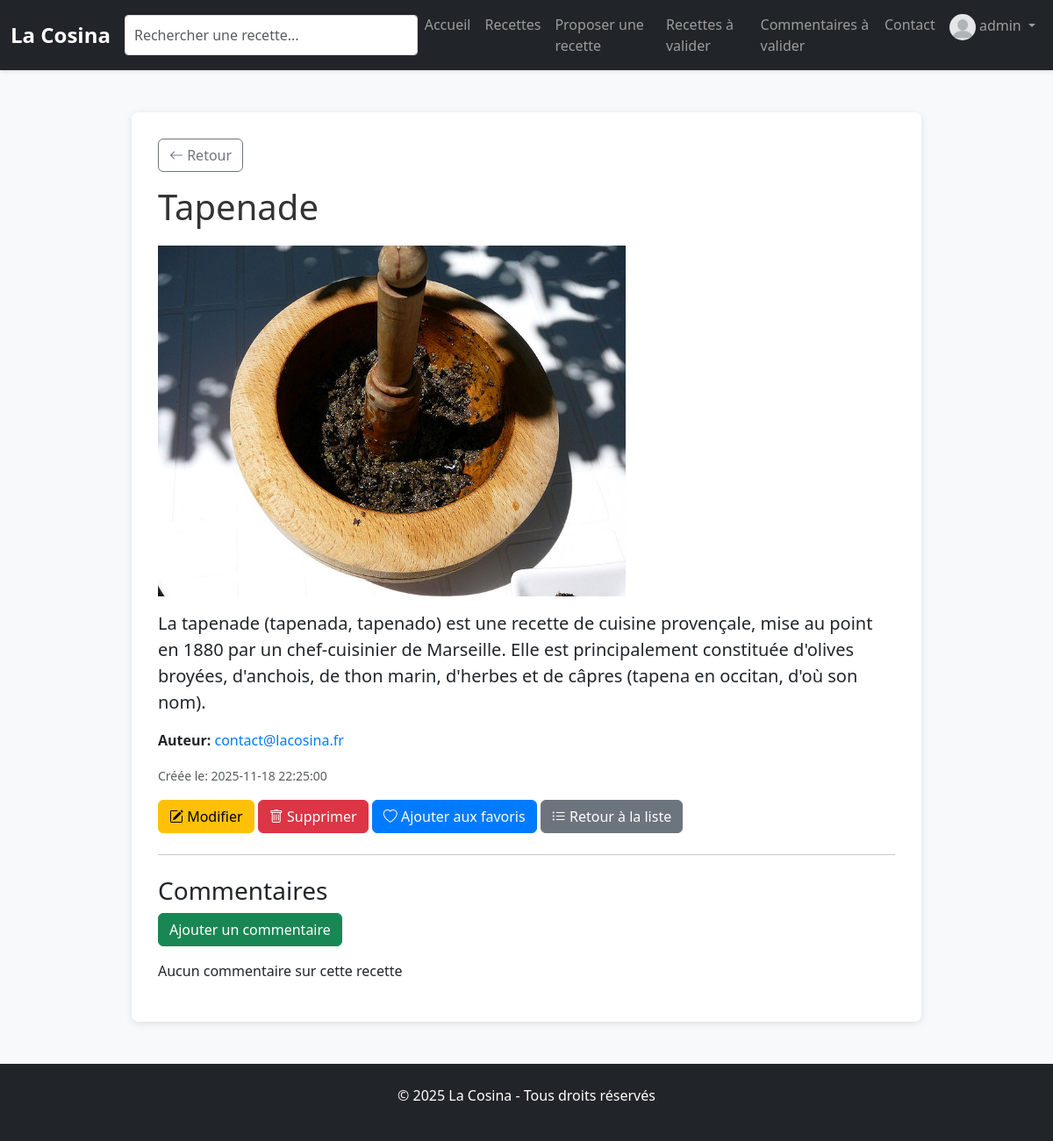
/index.php?c=Recette&a=detail&id=12 (signed in), run on the app's committed database.
### tables this page shows
CREATE TABLE `recettes` (
    `id` int NOT NULL AUTO_INCREMENT,
    `titre` varchar(100) NOT NULL,
    `description` text NOT NULL,
    `auteur` varchar(100) NOT NULL,
    `image` varchar(100) DEFAULT NULL,
    `date_creation` datetime NOT NULL,
    `type_plat` enum('Entrée', 'Plat', 'Dessert') DEFAULT 'Plat',
    `isApproved` tinyint(1) DEFAULT 1,
    PRIMARY KEY (`id`)
);

### models/Recette.php (called while the page is built, shortened)
<?php
class Recette
{
    private $pdo;
    public function __construct($pdo)
    {
        $this->pdo = $pdo;
    }
    public function getById($id)
    {
        $sql = "SELECT * FROM recettes WHERE id = ?";
        $stmt = $this->pdo->prepare($sql);
        $stmt->execute([$id]);
        return $stmt->fetch(PDO::FETCH_ASSOC);
    }
}
?>

### controllers/FavoriController.php (called while the page is built, shortened)
<?php
class FavoriController
{
    private $favoriModel;
    public function __construct()
    {
        global $pdo;
        $this->favoriModel = new Favori($pdo);
    }
    public function existe($recette_id, $user_id)
    {
        $favoris = $this->favoriModel->findBy(['user_id' => $user_id, 'recette_id' => $recette_id]);
        return count($favoris) > 0;
    }
}
?>

### models/Favori.php (called while the page is built, shortened)
<?php
class Favori
{
    private $pdo;
    public function __construct($pdo)
    {
        $this->pdo = $pdo;
    }
    public function findBy($conditions)
    {
        $where = [];
        $params = [];
        foreach ($conditions as $key => $value) {
            $where[] = "$key = ?";
            $params[] = $value;
        }
        $sql = "SELECT * FROM favoris WHERE " . implode(' AND ', $where);
        $stmt = $this->pdo->prepare($sql);
        $stmt->execute($params);
        return $stmt->fetchAll(PDO::FETCH_ASSOC);
    }
}
?>

### views/Recette/detail.php (the view, shortened to what this page needs)
<div class="mb-3">
    <a href="javascript:history.back()" class="btn btn-outline-secondary">
        <i class="bi bi-arrow-left"></i> Retour
    </a>
</div>
<h1><?php echo htmlspecialchars($recette['titre']); ?></h1>
<img src="<?php echo ($recette['image'] ? $recette['image'] : 'images/no_image.png'); ?>" alt="<?php echo htmlspecialchars($recette['titre']); ?>" class="img-fluid mb-3" style="max-height: 400px; object-fit: cover;">
<p class="lead"><?php echo htmlspecialchars($recette['description']); ?></p>
<p><strong>Auteur:</strong> <a href="mailto:<?php echo htmlspecialchars($recette['auteur']); ?>"><?php echo htmlspecialchars($recette['auteur']); ?></a></p>
<p><small class="text-muted">Créée le: <?php echo $recette['date_creation']; ?></small></p>
<div class="mb-3">
    <?php if (isset($_SESSION['user_isAdmin']) && $_SESSION['user_isAdmin']): ?>
    <a href="index.php?c=Recette&a=modifier&id=<?php echo $recette['id']; ?>" class="btn btn-warning">
        <i class="bi bi-pencil-square"></i> Modifier
    </a>
    <a href="index.php?c=Recette&a=supprimer&id=<?php echo $recette['id']; ?>" class="btn btn-danger" onclick="return confirm('Êtes-vous sûr de vouloir supprimer cette recette ?');">
        <i class="bi bi-trash"></i> Supprimer
    </a>
    <?php endif; ?>
    <?php if (isset($_SESSION['id'])): ?>
    <a href="index.php?c=Favori&a=ajouter&id=<?php echo $recette['id']; ?>" class="btn btn-primary">
        <i class="bi <?php echo $existe ? 'bi-heart-fill' : 'bi-heart'; ?>"></i>
        <?php echo $existe ? 'Retirer des favoris' : 'Ajouter aux favoris'; ?>
    </a>
    <?php endif; ?>
    <a href="index.php?c=Recette&a=lister" class="btn btn-secondary">
        <i class="bi bi-list-ul"></i> Retour à la liste
    </a>
</div>
<hr class="my-4">
<div id="commentaire-section">
    <h3>Commentaires</h3>
    <button id="bt-ajout-commentaire" class="btn btn-success mb-3" data-id="<?php echo $recette['id']; ?>">Ajouter un commentaire</button>
    <div id="div-commentaire">
        <?php if (empty($commentaires)): ?>
            <p>Aucun commentaire sur cette recette</p>
        <?php endif; ?>
    </div>
</div>

### css/style.css (style rules this page uses)
body { background-color: #f8f9fa; font-family: 'Segoe UI', Tahoma, Geneva, Verdana, sans-serif; }
.btn-primary { background-color: #007bff; border-color: #007bff; }
h1, h2 { color: #333; margin-bottom: 20px; }
a { color: #007bff; text-decoration: none; }

### data on the page
recettes: titre "Tapenade", image+titre (picture), description "La tapenade (tapenada, tapenado) est une recette de cuisine provençale, mise au point en 1880 par un chef-cuisinier de Marseille. Elle est principalement constituée d'olives broyées, d'anchois, de thon marin, d'herbes et de câpres (tapena en occitan, d'où son nom).", auteur "contact@lacosina.fr", date_creation "2025-11-18 22:25:00"

### other printed values
$_SESSION['user_identifiant'] "admin"
